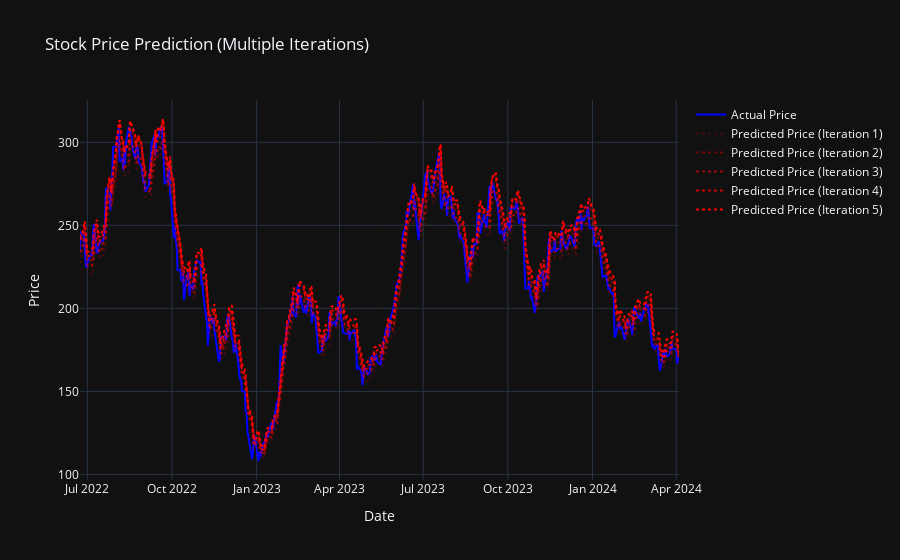

Here is the notebook cell this chart was saved with:
### Code cell
# Create the layout
layout = go.Layout(
    title='Stock Price Prediction (Multiple Iterations)',
    xaxis=dict(title='Date'),
    yaxis=dict(title='Price'),
    template='plotly_dark'
)

# Create the figure and display it
fig = go.Figure(data=[trace_actual] + traces_predicted, layout=layout)
fig.show()

### Figure 1 — Plotly figure (JSON) as saved in the notebook; plotly's stock layout.template omitted (floating-point values rounded to 4 significant figures; data arrays with more than 128 entries replaced by an {"elided": "..."} marker saying what was removed)
{"data": [{"line": {"color": "blue"}, "mode": "lines", "name": "Actual Price", "type": "scatter", "x": {"elided": "448 str values"}, "y": {"elided": "448 float values"}}, {"line": {"color": "rgba(255, 0, 0, 0.2)", "dash": "dot"}, "mode": "lines", "name": "Predicted Price (Iteration 1)", "type": "scatter", "x": {"elided": "448 str values"}, "y": {"elided": "448 float values"}}, {"line": {"color": "rgba(255, 0, 0, 0.4)", "dash": "dot"}, "mode": "lines", "name": "Predicted Price (Iteration 2)", "type": "scatter", "x": {"elided": "448 str values"}, "y": {"elided": "448 float values"}}, {"line": {"color": "rgba(255, 0, 0, 0.6000000000000001)", "dash": "dot"}, "mode": "lines", "name": "Predicted Price (Iteration 3)", "type": "scatter", "x": {"elided": "448 str values"}, "y": {"elided": "448 float values"}}, {"line": {"color": "rgba(255, 0, 0, 0.8)", "dash": "dot"}, "mode": "lines", "name": "Predicted Price (Iteration 4)", "type": "scatter", "x": {"elided": "448 str values"}, "y": {"elided": "448 float values"}}, {"line": {"color": "rgba(255, 0, 0, 1.0)", "dash": "dot"}, "mode": "lines", "name": "Predicted Price (Iteration 5)", "type": "scatter", "x": {"elided": "448 str values"}, "y": {"elided": "448 float values"}}], "layout": {"title": {"text": "Stock Price Prediction (Multiple Iterations)"}, "xaxis": {"title": {"text": "Date"}}, "yaxis": {"title": {"text": "Price"}}}}
